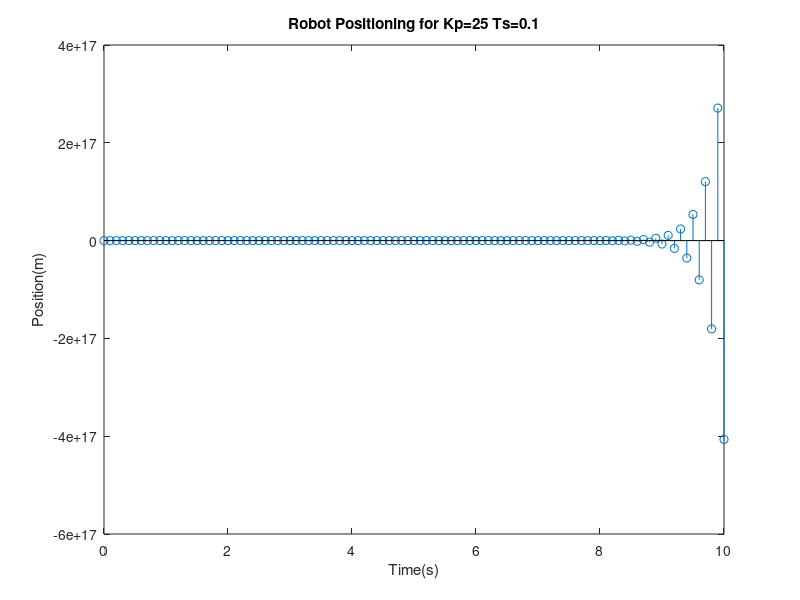

Source code (MATLAB):
%% Berke Özener 
clc
clear all
close all
% Statement: Compute x[n]for n>=0, for n<=N
% Constants
% For stability Kp*Ts<2
% To observe the curve chose lambda value small
Kp = 25; % Proportionality constant
Ts = 0.1; % Sampling period (Time Step)
l = 1-(Kp*Ts);
a = Kp*Ts;
n = 0:Ts:10; % Time vector run for 10 sec
N = length(n); % Number of time instances
% Discrete Time Control Functions 
x = [0]; % Postion in the first time step (Control Position)
d = ones([1,N]); % Desired position


for i=1:N-1
    x(end+1) = l*x(i) + a*d(i);
end

% Plotting
stem(n,x);
xlabel('Time(s)');
ylabel('Position(m)');
title('Robot Positioning for Kp=25 Ts=0.1')

